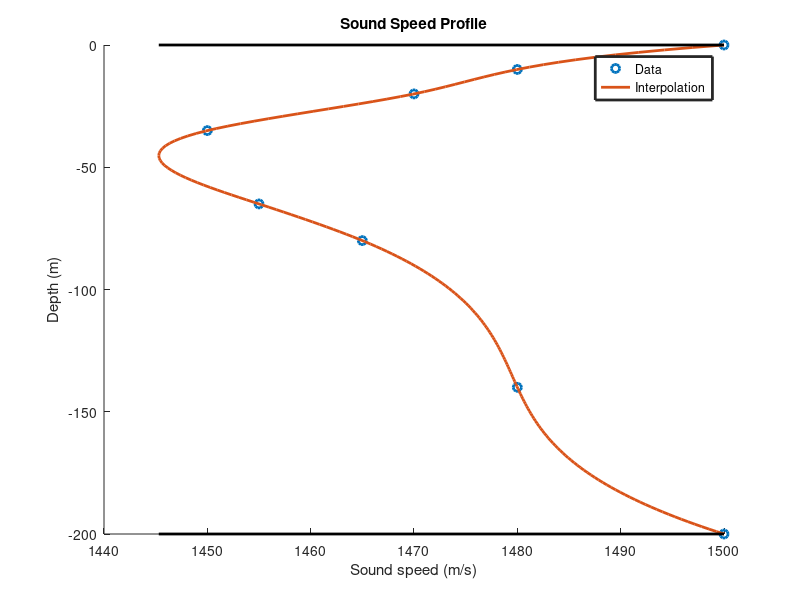
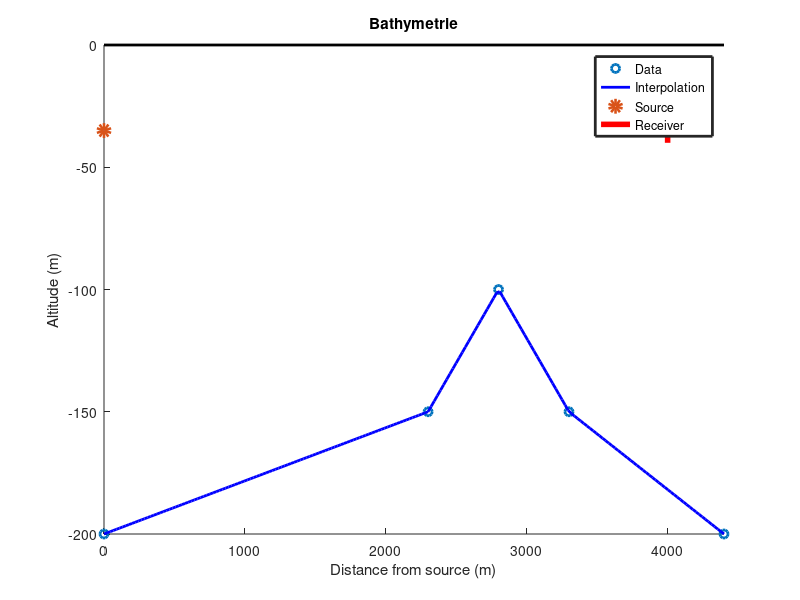

MATLAB code to generate these figures, in order: (Note: this script raises an error after producing the figures.)
clear all; close all;
%%%%%%%%%%%%%%%%%%%%%%%%%%%%%%%%%%%%%%%%%%%%%%%%%%%%%%%%%%%%%%%%%%%%%%%%
%% %%%%%%% Parameters %%%%%%%%%%%%%%%%%%%%%%%%%%%%%%%%%%%%%%%%%%%%%%%%%%
%%%%%%%%%%%%%%%%%%%%%%%%%%%%%%%%%%%%%%%%%%%%%%%%%%%%%%%%%%%%%%%%%%%%%%%%
tic

Z_src = -35;    % Source depth
REC_r = 4000;   % Receiver distance
REC_z = -40;    % Receiver depth
width = 20;     % Receiver width
f     = 1000;   % Frequency
theta_aperture = 40;  % Aperture angle (in degree)
num_rays = 200; % Number of rays to plot

surface_z = 0;  % Surface location
H = -200;       % Depth
W = REC_r*1.1;  % Maximum range

rho_air   = 1.225; % air density
rho_water = 1028;  % water density
rho_sand  = 1850;  % sand density

% Sound Speed Profile
depths   = [   0,  -10,  -20,  -35,  -65,  -80, -140, -200];
c_values = [1500, 1480, 1470, 1450, 1455, 1465, 1480, 1500]; %[1500, 1480, 1470, 1450, 1440, 1435, 1420, 1450];
c = @(z) interp1(depths, c_values, z, 'spline'); % Interpolated sound speed function
dt = 0.003;         % Time step
absorption = (3.3e-3 + (0.11*f^2)/(1+f^2) + (44*f^2)/(4100+f^2) +3e-4*f^2)*1e-3; % Absorption (dB per meter)

distance =   [ 0, W*3/4-1000, W*3/4-500, W*3/4, W];% [ 0, W/4, W/2, W*3/4, W];
H_values = H+[ 0,  50,   100,   50, 0];
H_d = @(r) interp1(distance, H_values, r, 'linear'); %'spline');



% Initialize intensity range for color mapping
log_intensity_min = inf;
log_intensity_max = -inf;

% Initialize rays vector
rays_r = cell(1, num_rays);
rays_z = cell(1, num_rays);
nbr_reflexion = zeros(1,num_rays);
rays_log_intensity = cell(1, num_rays);
theta_values = linspace(-theta_aperture/2, theta_aperture/2, num_rays);

figure;
hold on;
plot(c_values, depths, 'o', 'LineWidth', 2);
plot(c(linspace(0, H, 200)), linspace(0, H, 200), 'LineWidth', 2); 
% Plot surface and bottom
plot([min(c(linspace(0, H, 200))), max(c(linspace(0, H, 200)))], [surface_z, surface_z], 'k', 'LineWidth', 2);  % Surface
plot([min(c(linspace(0, H, 200))), max(c(linspace(0, H, 200)))], [H, H], 'k', 'LineWidth', 2);  % Bottom
xlabel('Sound speed (m/s)', 'LineWidth', 2);
ylabel('Depth (m)', 'LineWidth', 2);
title('Sound Speed Profile', 'LineWidth', 2);
legend('Data', 'Interpolation', 'LineWidth', 2);
hold off;


figure;
hold on;
axis([0 W min(H_d(linspace(0, W, 200))) surface_z]);
plot(distance, H_values, 'o', 'LineWidth', 2);
plot(linspace(0, W, 200), H_d(linspace(0, W, 200)), 'b', 'LineWidth', 2);
plot(0, Z_src, 'o', 'LineWidth', 5);                % Source
plot([REC_r; REC_r], [REC_z; REC_z+width], 'r', 'LineWidth', 4);  % Receiver
plot([0, W], [surface_z, surface_z], 'k', 'LineWidth', 2);  % Surface
% Plot surface and seabed
xlabel('Distance from source (m)', 'LineWidth', 2);
ylabel('Altitude (m)', 'LineWidth', 2);
title('Bathymetrie', 'LineWidth', 2);
legend('Data', 'Interpolation', 'Source', 'Receiver', 'LineWidth', 2);
hold off;




fprintf('----- Parameters : %.2f s -----\n', toc);
%%%%%%%%%%%%%%%%%%%%%%%%%%%%%%%%%%%%%%%%%%%%%%%%%%%%%%%%%%%%%%%%%%%%%%%%
%% %%%%%%% Rays %%%%%%%%%%%%%%%%%%%%%%%%%%%%%%%%%%%%%%%%%%%%%%%%%%%%%%%%
%%%%%%%%%%%%%%%%%%%%%%%%%%%%%%%%%%%%%%%%%%%%%%%%%%%%%%%%%%%%%%%%%%%%%%%%
tic

% Plot rays and compute intensities
for i = 1:num_rays          % For each rays
    theta = theta_values(i); % Initial angle at the source
    [rays_r{i}, rays_z{i}, rays_log_intensity{i}, nbr_reflexion(i)] = ray_trace(theta, Z_src, H_d, c, W, absorption, dt);
    log_intensity_min = min(log_intensity_min, min(rays_log_intensity{i}));
    log_intensity_max = max(log_intensity_max, max(rays_log_intensity{i}));
end

% Rays arriving on the receiver
[i_ray, delay_t, delay_i] = Cross_receiver(rays_r, rays_z, rays_log_intensity, REC_r , REC_z, width, num_rays, dt, nbr_reflexion);

fprintf('----- Computing rays : %.2f s -----\n', toc);
%%%%%%%%%%%%%%%%%%%%%%%%%%%%%%%%%%%%%%%%%%%%%%%%%%%%%%%%%%%%%%%%%%%%%%%%
%% %%%%%%% Plot %%%%%%%%%%%%%%%%%%%%%%%%%%%%%%%%%%%%%%%%%%%%%%%%%%%%%%%%
%%%%%%%%%%%%%%%%%%%%%%%%%%%%%%%%%%%%%%%%%%%%%%%%%%%%%%%%%%%%%%%%%%%%%%%%
tic

% For all rays without color

% Plot setup
figure;
hold on;
xlabel('Range (m)');
ylabel('Depth (m)');
title('Rac SSP all rays');
axis([0 W min(H_d(linspace(0, W, 200))) surface_z]);
% Plot surface and bottom
plot([0, W], [surface_z, surface_z], 'k', 'LineWidth', 2);  % Surface
plot(linspace(0, W, 200), H_d(linspace(0, W, 200)), 'r', 'LineWidth', 2);  % Bottom
plot([REC_r; REC_r], [REC_z; REC_z+width], 'r', 'LineWidth', 4);  % Receiver
% Color mapping based on log intensity
colormap('gray');
JET = gray(256);

% % % For all rays with color intensity
% % for i = 1:num_rays
% %     r = rays_r{i};
% %     z = rays_z{i};
% %     log_intensity = rays_log_intensity{i};
% % 
% %    for j = 1:length(r)-1
% %         color_idx = floor((log_intensity(j) - log_intensity_min) / (log_intensity_max - log_intensity_min) * 255) + 1;
% %         color = jet(256);
% %         color = color(color_idx, :);  % Get color from colormap based on log intensity
% %         line([r(j), r(j+1)], [z(j), z(j+1)], 'Color', color);  % Apply color to line
% %     end
% % end

% For all rays without color
for i = 1:num_rays
    r = rays_r{i};
    z = rays_z{i};
    log_intensity = rays_log_intensity{i};
    line(r, z);%, 'Color', color);  % Apply color to line
end

% Add color bar for intensity
caxis([min(delay_i), max(delay_i)]);
colorbar;
ylabel(colorbar, 'Log Intensity');

hold off;

%%%%%%%%%%%%%%%%%%%%%%%%%%%%%%%%%%%%%%%%%%%%%%%%%%%%%%%%%%%%%%%%%%%%%%%%
%% For color intensity on the receiver
%%%%%%%%%%%%%%%%%%%%%%%%%%%%%%%%%%%%%%%%%%%%%%%%%%%%%%%%%%%%%%%%%%%%%%%%

% Plot setup
figure;
hold on;
xlabel('Range (m)');
ylabel('Depth (m)');
title('Rac SSP receiver');
axis([0 W min(H_d(linspace(0, W, 200))) surface_z]);
% Plot surface and bottom
plot([0, W], [surface_z, surface_z], 'k', 'LineWidth', 2);  % Surface
plot(linspace(0, W, 200), H_d(linspace(0, W, 200)), 'r', 'LineWidth', 2);  % Bottom
plot([REC_r; REC_r], [REC_z; REC_z+width], 'r', 'LineWidth', 4);  % Receiver
% Color mapping based on log intensity
colormap('gray');
JET = gray(256);

j=0;
for i = i_ray
    r = rays_r{i};
    z = rays_z{i};
    log_intensity = rays_log_intensity{i};
    j=j+1;
    color_idx = 256 - floor((delay_i(j) - min(delay_i)) / (max(delay_i) - min(delay_i)) * 255);
    color = JET(color_idx, :);  % Get color from colormap based on log intensity
    line(r, z, 'Color', color);  % Apply color to line
end



% Add color bar for intensity
caxis([min(delay_i), max(delay_i)]);
colorbar;
ylabel(colorbar, 'Log Intensity');

hold off;




if max(nbr_reflexion(i_ray)) == min(nbr_reflexion(i_ray))
    Delay_color = ones(1,length(delay_t));
else
    Delay_color = floor((nbr_reflexion(i_ray) - min(nbr_reflexion(i_ray))) / (max(nbr_reflexion(i_ray)) - min(nbr_reflexion(i_ray))) * 255) + 1;
end

figure;
hold on;
for i = 1:length(delay_t)
    plot(delay_t(i), delay_i(i), 'o', 'Color', JET(Delay_color(i), :), 'MarkerSize', 8, 'LineWidth', 2);
end
hold off;




fprintf('----- Receiver : %.2f s -----\n', toc);

%%%%%%%%%%%%%%%%%%%%%%%%%%%%%%%%%%%%%%%%%%%%%%%%%%%%%%%%%%%%%%%%%%%%%%%%
%% %%%%%%% Functions %%%%%%%%%%%%%%%%%%%%%%%%%%%%%%%%%%%%%%%%%%%%%%%%%%%
%%%%%%%%%%%%%%%%%%%%%%%%%%%%%%%%%%%%%%%%%%%%%%%%%%%%%%%%%%%%%%%%%%%%%%%%
function [r, z, log_intensity, nbr_reflexion] = ray_trace(theta, Z_src, H_d, c, W, absorption, dt)
    MAX_STEP = floor(W/(c(Z_src)*dt) * 1.5); % Estimation of the max number of increments with theta_aperture < 90
    r = zeros(1,MAX_STEP);
    z = zeros(1,MAX_STEP);
    intensity = zeros(1,MAX_STEP);

    % Initialize the ray path and intensity
    r(1:2) = [    0,         c(Z_src)*cosd(theta)*dt];
    z(1:2) = [Z_src, Z_src + c(Z_src)*sind(theta)*dt];
    intensity(1:2) = [1, 10^(-absorption * c(z(end))*dt / 10)];
    count_ref = 0;
    i = 2;
    while (r(end) < W && i < MAX_STEP)  % While the ray is in the rectangle
        
        % Actual conditions
        last_c    = c(z(i-1)); % Sound speed at last depth
        current_c = c(z(i  )); % Sound speed at current depth

        if abs((current_c/last_c)*cosd(theta)) < 1 % total transmission 
            theta = sign(theta)*acosd((current_c/last_c)*cosd(theta));
        else % total reflexion
            theta = -sign(theta)*acosd((last_c/current_c)*cosd(theta));
        end
        
        % Calculate increments in r and z
        dr = current_c * cosd(theta) * dt;
        dz = current_c * sind(theta) * dt;
        
        % Check for reflection
        if z(i) + dz > 0          % on surface
            r(i+1:i+2) = [r(i) - z(i)/tand(theta), r(i) + dr ];
            z(i+1:i+2) = [0, -(z(i) + dz)];
            theta=-theta;
            intensity_ref = intensity(i) * 10^(-absorption * c(z(i))*dt / 10);
            intensity(i+1:i+2) = [intensity_ref, intensity_ref];
            count_ref = count_ref + 1;
            i=i+2;

        elseif z(i) + dz < H_d(r(i) + dr)      % on bottom
            
            theta_bot = atand(H_d(r(i)+1)-H_d(r(i))); % Bottom slop (calcul with 1m)
            r_bot = r(i) + (z(i)-H_d(r(i)))/(tand(abs(theta))+tand(theta_bot));
            z_bot = H_d(r_bot);
            dist_ground = sqrt((r(i)+dr - r_bot)^2 + (z(i)+dz - z_bot)^2);
            theta = abs(theta)+2*theta_bot;

            if theta > 90 % No rays rackward
                r = r(1:i);
                z = z(1:i);
                intensity = intensity(1:i);
                log_intensity = log10(intensity);
                nbr_reflexion = count_ref;
                return
            end

            r_ref = r_bot + dist_ground*cosd(theta);
            z_ref = z_bot + dist_ground*sind(theta);
            r(i+1:i+2) = [r_bot, r_ref];
            z(i+1:i+2) = [z_bot, z_ref];
            
            intensity_ref = intensity(i) * 10^(-absorption * c(z(i))*dt / 10);
            intensity(i+1:i+2) = [intensity_ref, intensity_ref];
            count_ref = count_ref + 1;
            i=i+2;

        else    % Nominal case
            r(i+1) = r(i) + dr;
            z(i+1) = z(i) + dz;
            intensity(i+1) = intensity(i) * 10^(-absorption * c(z(i))*dt / 10);
            i=i+1;
        end

    end
    log_intensity = log10(intensity);
    nbr_reflexion = count_ref;
end


function [i_ray, delay_t, delay_i] = Cross_receiver(rays_r, rays_z, rays_log_intensity, REC_r , REC_z, width, num_rays, dt, nbr_reflexion)
    i_ray = [];
    delay_t = [];
    delay_i = [];
    for i = 1:num_rays
        for j = 1:length(rays_r{1,i})-1
            if (rays_r{1,i}(j) < REC_r) && (rays_r{1,i}(j+1) > REC_r)
                A = (rays_z{1,i}(j+1)-rays_z{1,i}(j))/(rays_r{1,i}(j+1)-rays_r{1,i}(j));
                B = rays_z{1,i}(j) - A*rays_r{1,i}(j);
                f_REC_r = A*REC_r + B;
                if (f_REC_r > REC_z) && (f_REC_r < REC_z+width)
                    i_ray = [i_ray, i];
                    delay_t = [delay_t, dt*(j - nbr_reflexion(i))];
                    delay_i = [delay_i, rays_log_intensity{1,i}(j)];
                end
            end
        end
    end
end
